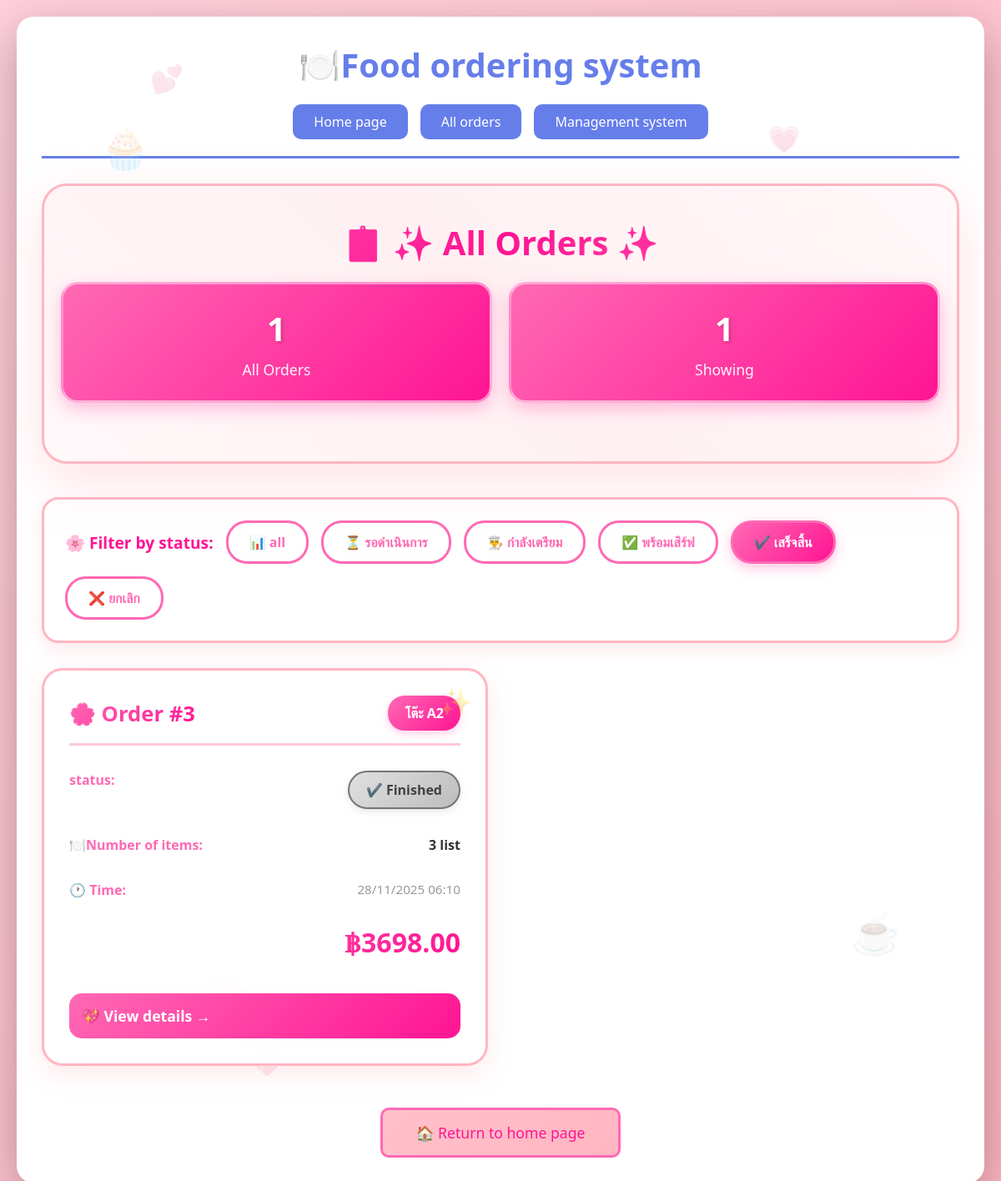
Screenshot of /all-orders/?status=completed with the database file from the repository.
### orders/models.py (models this page shows, shortened)
class Order(models.Model):
    STATUS_CHOICES = [
        ('pending', 'รอดำเนินการ'),
        ('preparing', 'กำลังเตรียม'),
        ('ready', 'พร้อมเสิร์ฟ'),
        ('completed', 'เสร็จสิ้น'),
        ('cancelled', 'ยกเลิก'),
    ]
    table = models.ForeignKey(Table, on_delete=models.CASCADE, verbose_name="โต๊ะ")
    customer_name = models.CharField(max_length=100, blank=True, verbose_name="ชื่อลูกค้า")
    status = models.CharField(max_length=20, choices=STATUS_CHOICES, default='pending', verbose_name="สถานะ")
    total_amount = models.DecimalField(max_digits=10, decimal_places=2, default=0, verbose_name="ยอดรวม")
    created_at = models.DateTimeField(auto_now_add=True, verbose_name="วันที่สั่ง")
    updated_at = models.DateTimeField(auto_now=True)
    notes = models.TextField(blank=True, verbose_name="หมายเหตุ")
    class Meta:
        verbose_name = "ออเดอร์"
        verbose_name_plural = "ออเดอร์"
        ordering = ['-created_at']

class Table(models.Model):
    STATUS_CHOICES = [
        ('available', 'ว่าง'),
        ('occupied', 'มีคนนั่ง'),
        ('reserved', 'จอง'),
    ]
    number = models.CharField(max_length=10, unique=True, verbose_name="หมายเลขโต๊ะ")
    capacity = models.IntegerField(verbose_name="จำนวนที่นั่ง")
    status = models.CharField(max_length=20, choices=STATUS_CHOICES, default='available', verbose_name="สถานะ")
    class Meta:
        verbose_name = "โต๊ะ"
        verbose_name_plural = "โต๊ะ"
    def __str__(self):
        return f"โต๊ะ {self.number}"

### orders/views.py (the view)
# urls.py: path('all-orders/', views.all_orders, name='all_orders'),
def all_orders(request):
    status_filter = request.GET.get('status', '')
    orders = Order.objects.all()
    if status_filter:
        orders = orders.filter(status=status_filter)
    context = {
        'orders': orders,
        'status_choices': Order.STATUS_CHOICES,
        'current_filter': status_filter,
    }
    return render(request, 'orders/all_orders.html', context)

### orders/templates/orders/all_orders.html (shortened to what this page needs)
{% extends 'orders/base.html' %}
{% block content %}
<div class="decorative-elements">
    <div class="floating-emoji emoji-1">🧁</div>
    <div class="floating-emoji emoji-2">🍰</div>
    <div class="floating-emoji emoji-3">🍓</div>
    <div class="floating-emoji emoji-4">☕</div>
    <div class="heart-decoration heart-1">💕</div>
    <div class="heart-decoration heart-2">💗</div>
    <div class="heart-decoration heart-3">💖</div>
</div>
<div class="content-wrapper">
    <div class="page-header">
        <h2>📋 ✨ All Orders  ✨</h2>
        <div class="stats-bar">
            <div class="stat-box">
                <div class="stat-number">{{ orders.count }}</div>
                <div class="stat-label">All Orders </div>
            </div>
            <div class="stat-box">
                <div class="stat-number">{{ orders|length }}</div>
                <div class="stat-label">Showing</div>
            </div>
        </div>
    </div>
    <div class="filter-section">
        <strong>🌸 Filter by status:</strong>
        <a href="{% url 'all_orders' %}" class="filter-btn {% if not current_filter %}active{% endif %}">
            📊 all
        </a>
        {% for status_code, status_name in status_choices %}
        <a href="{% url 'all_orders' %}?status={{ status_code }}"
           class="filter-btn {% if current_filter == status_code %}active{% endif %}">
            {% if status_code == 'pending' %}⏳
            {% elif status_code == 'preparing' %}👨‍🍳
            {% elif status_code == 'ready' %}✅
            {% elif status_code == 'completed' %}✔️
            {% else %}❌{% endif %}
            {{ status_name }}
        </a>
        {% endfor %}
    </div>
    {% if orders %}
    <div class="orders-grid">
        {% for order in orders %}
        <div class="order-card">
            <div class="order-card-header">
                <span class="order-number">🌸 Order #{{ order.id }}</span>
                <span class="order-table">{{ order.table }}</span>
            </div>
            <div class="order-info-row">
                <span class="info-label">status:</span>
                <span class="status-badge status-{{ order.status }}">
                    {% if order.status == 'pending' %}⏳ Pending
                    {% elif order.status == 'preparing' %}👨‍🍳 Preparing
                    {% elif order.status == 'ready' %}✅ Ready to serve
                    {% elif order.status == 'completed' %}✔️ Finished
                    {% else %}❌ cancel{% endif %}
                </span>
            </div>
            <div class="order-info-row">
                <span class="info-label">🍽️Number of items:</span>
                <span class="info-value">{{ order.items.count }} list</span>
            </div>
            <div class="order-info-row">
                <span class="info-label">🕐 Time:</span>
                <span class="order-time">{{ order.created_at|date:"d/m/Y H:i" }}</span>
            </div>
            <div class="order-total">
                ฿{{ order.total_amount }}
            </div>
            <a href="{% url 'view_order' order.id %}" class="btn btn-primary view-btn">
                💖 View details →
            </a>
        </div>
        {% endfor %}
    </div>
    {% endif %}
    <div style="text-align: center; margin-top: 50px;">
        <a href="{% url 'home' %}" class="btn btn-secondary" style="padding: 15px 40px; font-size: 1.1em; background: linear-gradient(135deg, #ffc0cb 0%, #ffb6c1 100%); color: #ff1493; border: 3px solid #ff69b4;">
            🏠 Return to home page
        </a>
    </div>
</div>
{% endblock %}

### orders/templates/orders/base.html (style rules this page uses)
* { margin: 0; padding: 0; box-sizing: border-box; }
body { font-family: 'Segoe UI', Tahoma, Geneva, Verdana, sans-serif; background: linear-gradient(135deg, #667eea 0%, #764ba2 100%); min-height: 100vh; padding: 20px; }
.btn { padding: 12px 30px; border: none; border-radius: 10px; cursor: pointer; font-size: 16px; transition: all 0.3s; text-decoration: none; display: inline-block; }
.btn-primary { background: #667eea; color: white; }
.btn-secondary { background: #6c757d; color: white; }

### rows the page displays
Order: id "3", table "โต๊ะ A2", status "✔️ Finished", items.count "3", created_at "28/11/2025 06:10", total_amount "3698.00"

### other values shown
{{ orders.count }} "1"
{{ orders|length }} "1"
{{ status_name }} "รอดำเนินการ" "กำลังเตรียม" "พร้อมเสิร์ฟ" "เสร็จสิ้น" "ยกเลิก"
